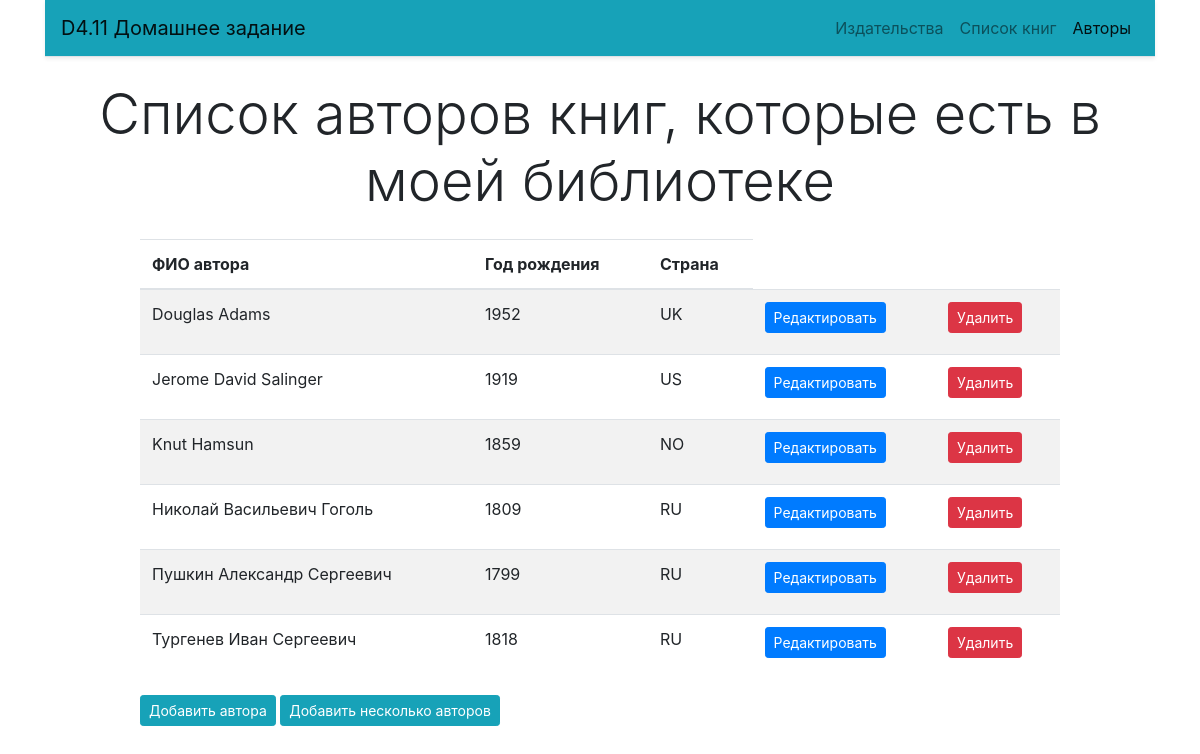
The app's page /author/, older data.
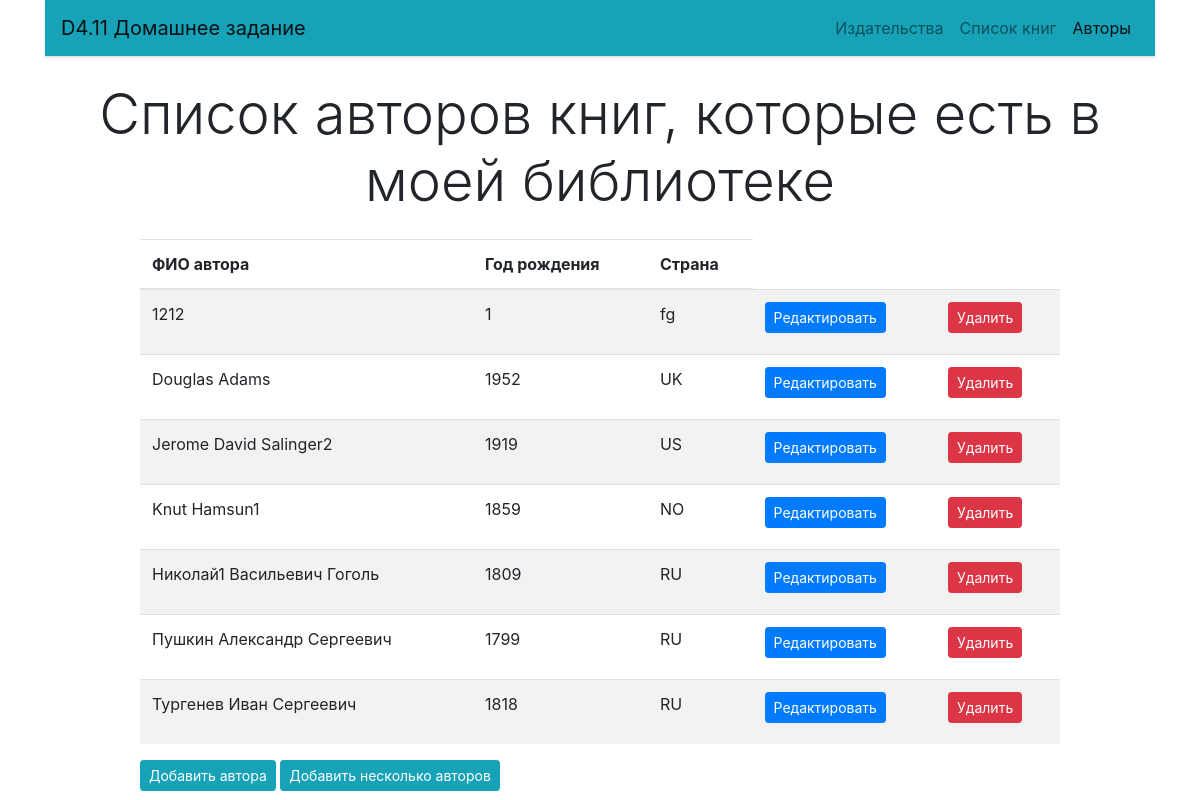
The same page, newer data.
### p_library/models.py (models this page shows, shortened)
class Author(models.Model):
    full_name = models.TextField(max_length=100, unique=True, verbose_name='Имя автора')
    birth_year = models.SmallIntegerField(verbose_name='Дата рождения автора')
    country = models.CharField(max_length=2, verbose_name='Страна автора')
    class Meta:
        verbose_name = 'Автор'
        verbose_name_plural = 'Авторы'
        ordering = ['full_name']

### p_library/views.py (the view)
# urls.py: path('author/', views.author_list, name='author_list'),
def author_list(request):
    template = loader.get_template('author_list.html')
    author = Author.objects.all()
    biblio_data = {
        "objects_list": author,
    }
    return HttpResponse(template.render(biblio_data, request))

### p_library/templates/author_list.html (shortened to what this page needs)
{% extends 'base.html' %}
{% block content %}
<h3 class="display-4 text-center my-4">Список авторов книг, которые есть в моей библиотеке</h3>
<div class="row">
    <div class="col-md-10 mx-auto">
        <table class="table table-striped">
            <thead>
                <tr>
                    <th> ФИО автора </th>
                    <th> Год рождения </th>
                    <th> Страна </th>
                </tr>
            </thead>
            <tbody>
                {% for item in objects_list %}
                <tr>
                    <td>
                        <p>{{ item.full_name }}</p>
                    </td>
                    <td>
                        <p>{{ item.birth_year }}</p>
                    </td>
                    <td>
                        <p>{{ item.country }}</p>
                    </td>
                    <td>
                        <a href="{% url 'author_update' pk=item.id %}">
                            <button type="button" class="btn btn-primary btn-sm">Редактировать</button>
                        </a>
                    </td>
                    <td>
                        <a href="{% url 'author_delete' pk=item.id %}">
                            <button type="button" class="btn btn-danger btn-sm">Удалить</button>
                        </a>
                    </td>
                </tr>
                {% endfor %}
            </tbody>
        </table>
    </div>
</div>
<div class="row">
    <div class="col-md-10 mx-auto">
        <a href="{% url 'author_create' %}">
            <button type="button" class="btn btn-info btn-sm">Добавить автора</button>
        </a>
        <a href="{% url 'author_create_many' %}">
            <button type="button" class="btn btn-info btn-sm">Добавить несколько авторов</button>
        </a>
    </div>
</div>
{% endblock %}

### p_library/templates/base.html (shortened to what this page needs)
{% url 'author_list' as author_url %} {% url 'book' as book_url %}
<!DOCTYPE html>
<html lang="en">
<head>
  <link rel="stylesheet" href="https://stackpath.bootstrapcdn.com/bootstrap/4.4.0/css/bootstrap.min.css"
 />
  <link href="https://cdn.jsdelivr.net/npm/select2@4.0.12/dist/css/select2.min.css" rel="stylesheet" />
</head>
<body>
  <div class="container">
    <nav class="navbar navbar-expand-lg navbar-light bg-info border-bottom shadow-sm">
      <a class="navbar-brand" href="{% url 'home' %}">D4.11 Домашнее задание</a>
      <div class="collapse navbar-collapse" id="navbarNavDropdown">
        <ul class="navbar-nav ml-auto">
          <li class="nav-item {% if request.path == pubhouse_url %} active {% endif %}">
            <a class="nav-link" href="{% url 'pubhouse' %}">Издательства</a>
          </li>
          <li class="nav-item {% if request.path == book_url %} active {% endif %}">
            <a class="nav-link" href="{% url 'book' %}">Список книг</a>
          </li>
          <li class="nav-item {% if request.path == author_url %} active {% endif %}">
            <a class="nav-link" href="{% url 'author_list' %}">Авторы <span class="sr-only">(current)</span></a>
          </li>
        </ul>
      </div>
    </nav>
  </div>
  <div class="container">
    {% block content %}{% endblock %}
  </div>
</body>
</html>

Row changes from the older to the newer data that the page shows:
added Author: full_name "1212", birth_year "1", country "fg"
changed Author "US": full_name "Jerome David Salinger" → "Jerome David Salinger2"
changed Author "NO": full_name "Knut Hamsun" → "Knut Hamsun1"
changed Author: full_name "Николай Васильевич Гоголь" → "Николай1 Васильевич Гоголь"
